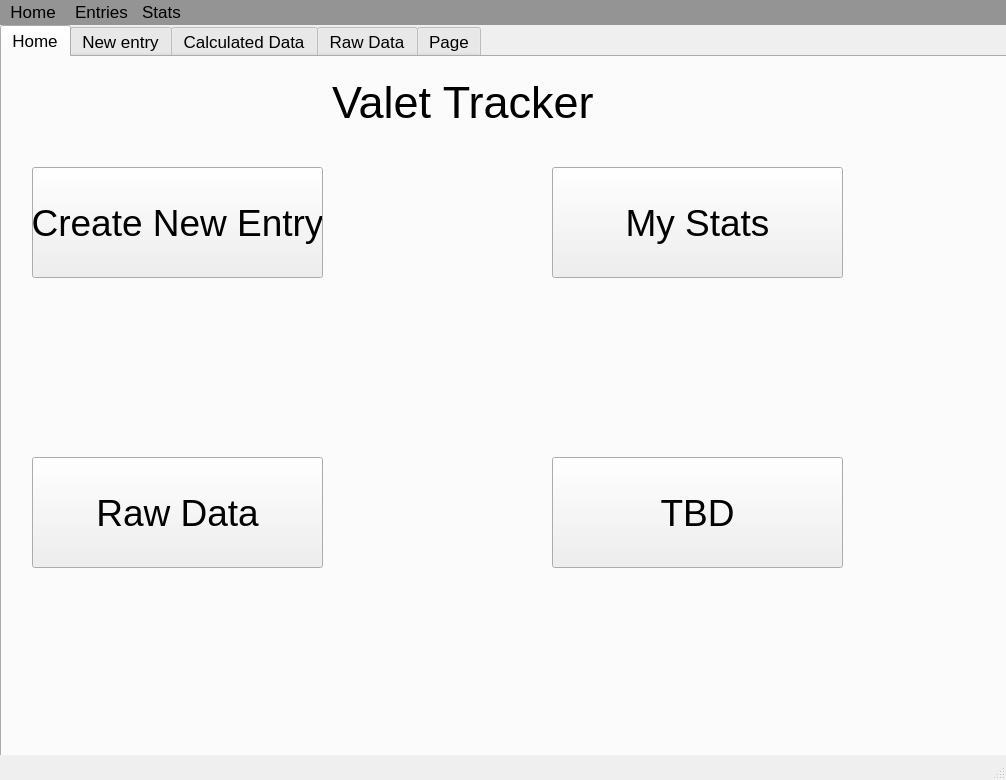
<?xml version="1.0" encoding="UTF-8"?>
<ui version="4.0">
 <class>MainWindow</class>
 <widget class="QMainWindow" name="MainWindow">
  <property name="geometry">
   <rect>
    <x>0</x>
    <y>0</y>
    <width>1006</width>
    <height>780</height>
   </rect>
  </property>
  <property name="font">
   <font>
    <pointsize>13</pointsize>
   </font>
  </property>
  <property name="windowTitle">
   <string>MainWindow</string>
  </property>
  <property name="styleSheet">
   <string notr="true"/>
  </property>
  <widget class="QWidget" name="centralwidget">
   <widget class="QTabWidget" name="tab_new_entry">
    <property name="geometry">
     <rect>
      <x>0</x>
      <y>0</y>
      <width>1011</width>
      <height>761</height>
     </rect>
    </property>
    <property name="currentIndex">
     <number>0</number>
    </property>
    <widget class="QWidget" name="tab">
     <attribute name="title">
      <string>Home</string>
     </attribute>
     <widget class="QPushButton" name="pushButton_4">
      <property name="geometry">
       <rect>
        <x>550</x>
        <y>400</y>
        <width>291</width>
        <height>111</height>
       </rect>
      </property>
      <property name="font">
       <font>
        <pointsize>28</pointsize>
       </font>
      </property>
      <property name="text">
       <string>TBD</string>
      </property>
     </widget>
     <widget class="QPushButton" name="pushButton_3">
      <property name="geometry">
       <rect>
        <x>30</x>
        <y>400</y>
        <width>291</width>
        <height>111</height>
       </rect>
      </property>
      <property name="font">
       <font>
        <pointsize>28</pointsize>
       </font>
      </property>
      <property name="text">
       <string>Raw Data</string>
      </property>
     </widget>
     <widget class="QPushButton" name="pushButton_2">
      <property name="geometry">
       <rect>
        <x>550</x>
        <y>110</y>
        <width>291</width>
        <height>111</height>
       </rect>
      </property>
      <property name="font">
       <font>
        <pointsize>28</pointsize>
       </font>
      </property>
      <property name="text">
       <string>My Stats</string>
      </property>
     </widget>
     <widget class="QPushButton" name="pushButton">
      <property name="geometry">
       <rect>
        <x>30</x>
        <y>110</y>
        <width>291</width>
        <height>111</height>
       </rect>
      </property>
      <property name="font">
       <font>
        <pointsize>28</pointsize>
       </font>
      </property>
      <property name="text">
       <string>Create New Entry</string>
      </property>
     </widget>
     <widget class="QLabel" name="label">
      <property name="geometry">
       <rect>
        <x>330</x>
        <y>20</y>
        <width>301</width>
        <height>51</height>
       </rect>
      </property>
      <property name="font">
       <font>
        <pointsize>34</pointsize>
       </font>
      </property>
      <property name="styleSheet">
       <string notr="true"/>
      </property>
      <property name="text">
       <string>Valet Tracker</string>
      </property>
     </widget>
    </widget>
    <widget class="QWidget" name="tab_2">
     <attribute name="title">
      <string>New entry</string>
     </attribute>
    </widget>
    <widget class="QWidget" name="tab_5">
     <attribute name="title">
      <string>Calculated Data</string>
     </attribute>
    </widget>
    <widget class="QWidget" name="RawData">
     <attribute name="title">
      <string>Raw Data</string>
     </attribute>
    </widget>
    <widget class="QWidget" name="tab_4">
     <attribute name="title">
      <string>Page</string>
     </attribute>
    </widget>
   </widget>
  </widget>
  <widget class="QMenuBar" name="menubar">
   <property name="geometry">
    <rect>
     <x>0</x>
     <y>0</y>
     <width>1006</width>
     <height>21</height>
    </rect>
   </property>
   <property name="styleSheet">
    <string notr="true">background-color: rgb(148, 148, 148);</string>
   </property>
   <widget class="QMenu" name="menupage_1">
    <property name="title">
     <string>Home </string>
    </property>
    <addaction name="Menu_home"/>
   </widget>
   <widget class="QMenu" name="menuNew_Entry">
    <property name="title">
     <string>Entries</string>
    </property>
    <addaction name="Menu_add_new_entry"/>
    <addaction name="Menu_edit_or_delete_an_Entry"/>
   </widget>
   <widget class="QMenu" name="menuStats">
    <property name="title">
     <string>Stats</string>
    </property>
    <addaction name="Menu_calculated_Stats"/>
    <addaction name="Menu_raw_data"/>
   </widget>
   <addaction name="menupage_1"/>
   <addaction name="menuNew_Entry"/>
   <addaction name="menuStats"/>
  </widget>
  <widget class="QStatusBar" name="statusbar"/>
  <action name="Menu_add_new_entry">
   <property name="text">
    <string>Add A new Entry</string>
   </property>
  </action>
  <action name="Menu_calculated_Stats">
   <property name="text">
    <string>Calculated Stats</string>
   </property>
  </action>
  <action name="Menu_raw_data">
   <property name="text">
    <string>Raw data</string>
   </property>
  </action>
  <action name="Menu_edit_or_delete_an_Entry">
   <property name="text">
    <string>Delete an Entry</string>
   </property>
  </action>
  <action name="Menu_home">
   <property name="text">
    <string>Home</string>
   </property>
  </action>
 </widget>
 <resources/>
 <connections/>
</ui>
